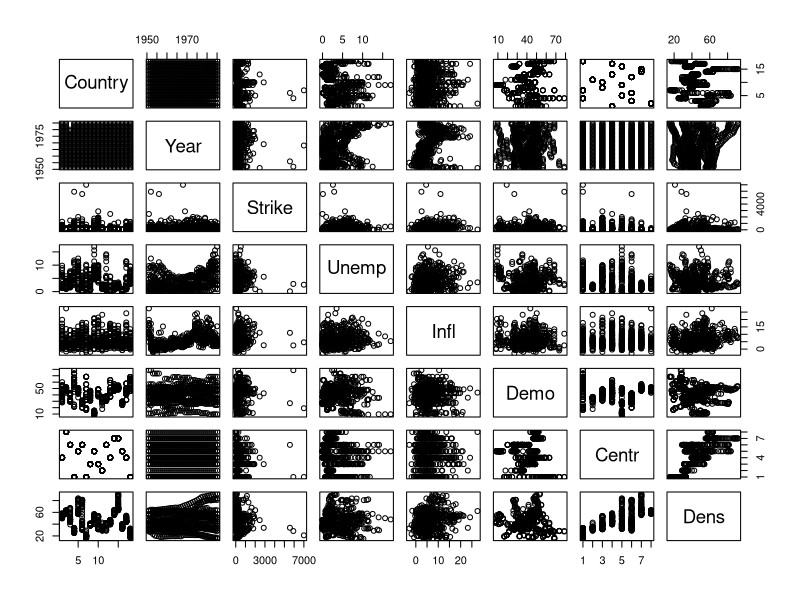
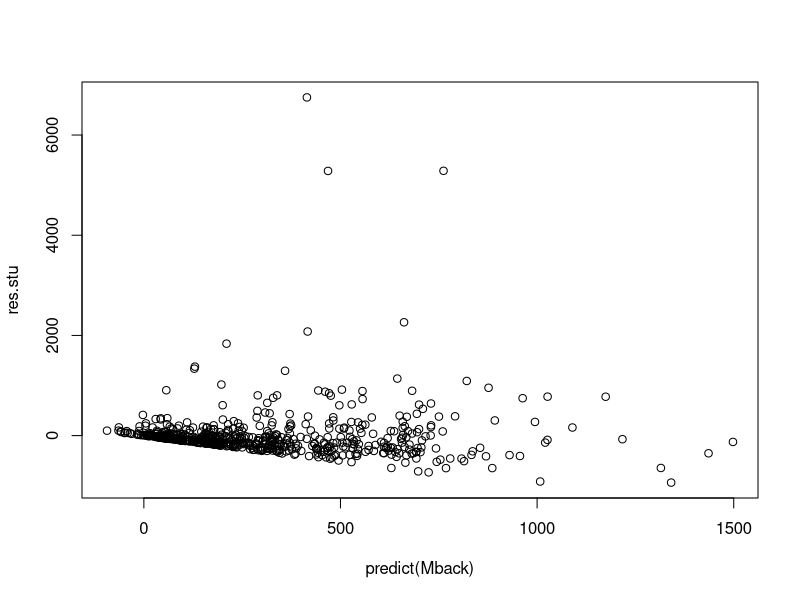
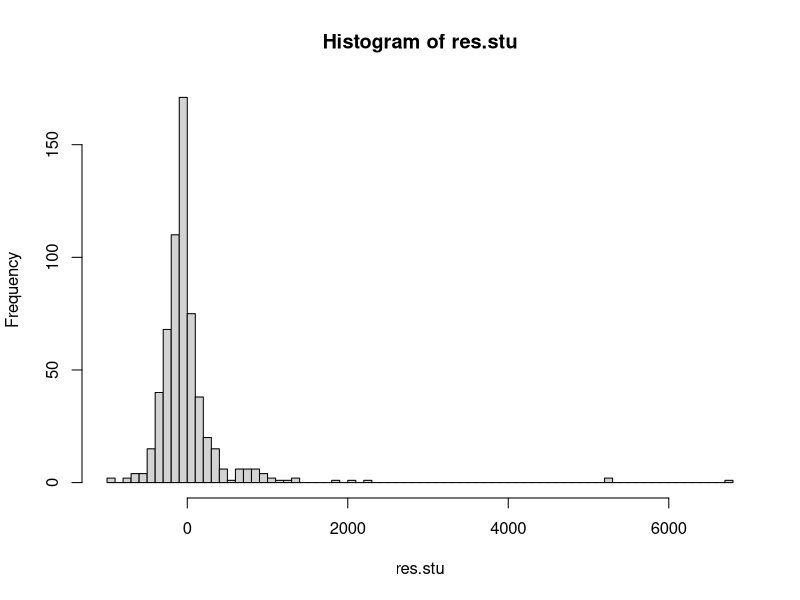

These figures' R source, in order:

# load file
strike <- read.csv("strikes_clean.csv")
# encode categoricals as Factors
strike$Centr <- as.factor(strike$Centr)
strike$Country <- as.factor(strike$Country)

# Investigate to look for patterns
summary(strike)
pairs(strike)

# remove zero values
strike <- strike[strike$Strike != 0,]


# Reason that these should affect strike
M1 = lm(Strike ~ Infl*Centr*Unemp, data = strike)
# anova shows unemp doesn't add much 
anova(M1)
# remove Unemp from M1 to get current model that works well 
M2 = lm(Strike ~ Infl*Centr, data = strike)
# multiplicative model
M3 = lm(log(Strike) ~ Infl*Centr, data = strike)

M0.log = lm(log(Strike) ~ 1, data = strike)

Mfull.log = lm(log(Strike) ~ (. - Country)^2, data = strike)
# basic model
M0 <- lm(Strike ~ 1, data = strike)
# full model without country - interaction effects
Mfull <- lm(Strike ~ (. - Country - Year)^2 , data = strike)
# forward step model from intercept to full
Mfwd <- step(M0, scope=list(lower=M0, upper=Mfull), direction='forward', trace=FALSE)
# backward step model from full to intercept
Mback <- step(Mfull, scope=list(lower=M0, upper=Mfull), direction='backward', trace=FALSE)
# step model starting from model grenerated from exploration
Mstep <- step(M2, scope=list(lower=M0, upper=Mfull), direction='both', trace=FALSE)

Mfwd.log <- step(M0.log, scope=list(lower=M0.log, upper=Mfull.log), direction='forward', trace=FALSE)
# backward step model from full to intercept
Mback.log <- step(Mfull.log, scope=list(lower=M0.log, upper=Mfull.log), direction='backward', trace=FALSE)
# step model starting from model grenerated from exploration
Mstep.log <- step(M3, scope=list(lower=M0.log, upper=Mfull.log), direction='both', trace=FALSE)


models <- list(M0, M1, M2, Mfwd, Mback, Mstep, M3, Mfwd.log, Mback.log, Mstep.log)


n <- length(strike$Strike)
samp.size <- 400
results <- rep(0, length(models))
results2 <- rep(0, length(models))

for(i in 1:2000) {
  # seperate training and test data
  train.ind <- sample(n, samp.size)
  strike.train <- strike[train.ind,]
  strike.test <- strike[-train.ind,]
  
  j <- 1
  for(m in models){
    # train model
    m.trn <- update(m, subset=train.ind)
    # test model
    m.res = predict.lm(m.trn, strike.test) - strike.test$Strike
    results[j] <- results[j] + sum(m.res^2)
    j <- j+1
  }
}

# model diagnostics
res <- resid(Mback)
H <-  model.matrix(Mback)
H <- H %*% solve(crossprod(H), t(H))
h <- diag(H)
# studentized residuals
res.stu <- res/sqrt(1-h)

# standardized student residuals
res.stand <- res.stu/sigma(Mback)

# diagnostic plots
plot(predict(Mback), res.stu) # seems like multiplicative error
hist(res.stu,breaks=100)

# try multiplicative model
strike.nonzero <- strike[strike$Strike != 0,]
M3 = lm(log(Strike) ~ Infl*Centr, data = strike.nonzero)

